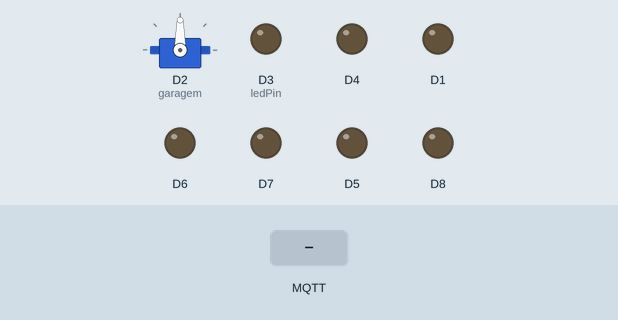
Recording of a sketch running on a simulated ESP8266 (NodeMCU). On the bench: servo, output pins drawn as LEDs (lit = HIGH). The test bench sets the inputs (shaded band). WiFi joins after 1.5 s; servers stay silent unless stated; no MQTT or app messages arrive unless stated; what the sketch prints to the serial monitor is not drawn.

Above: at 2.7 s.
2.8 s: MQTT message "q" arrives on the first subscribed topic
At 3.2 s:
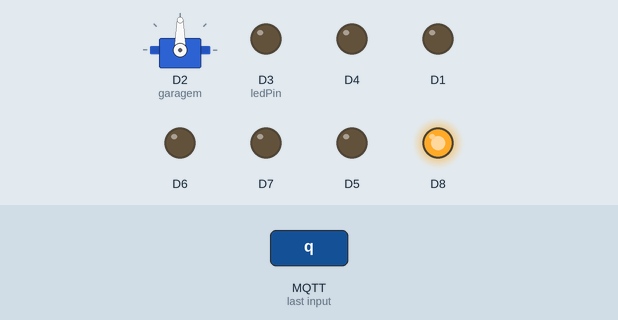
4.3 s: MQTT message "e" arrives on the first subscribed topic
At 5.5 s:
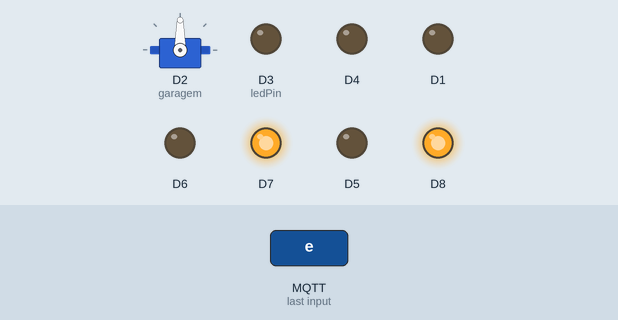
5.8 s: MQTT message "w" arrives on the first subscribed topic
At 6.7 s:
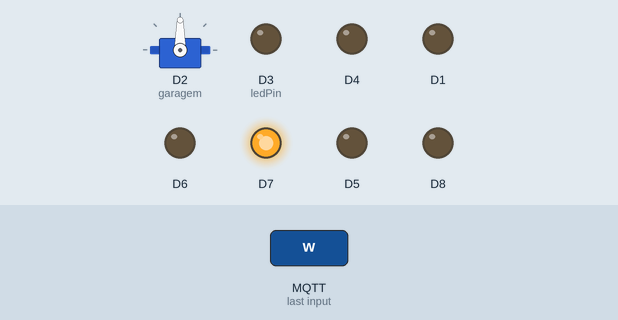
7.3 s: MQTT message "t" arrives on the first subscribed topic
At 7.8 s:
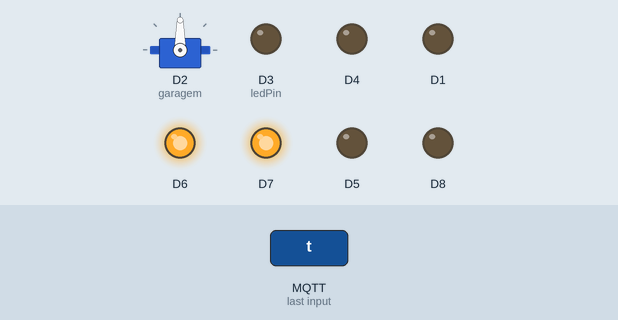
8.8 s: MQTT message "r" arrives on the first subscribed topic
At 10.0 s:
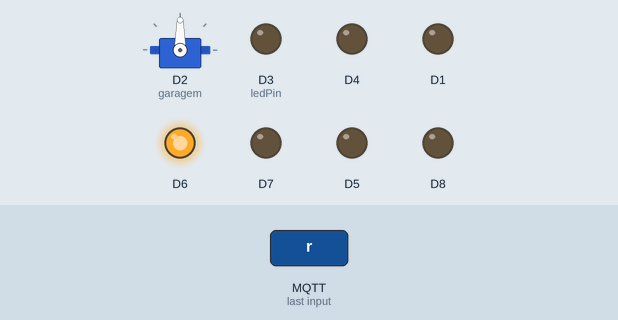
10.3 s: MQTT message "u" arrives on the first subscribed topic
At 11.4 s:
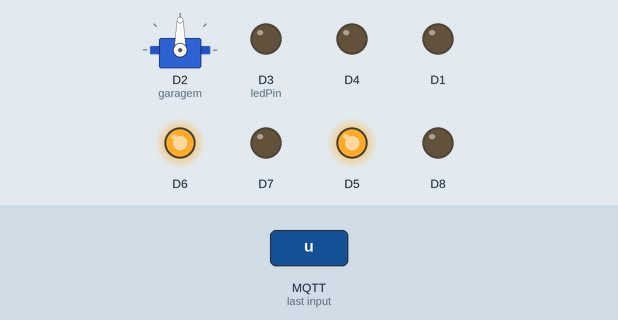
Timing chart, 0 to 12.8 s (numbered marks = the images above; inputs shaded):
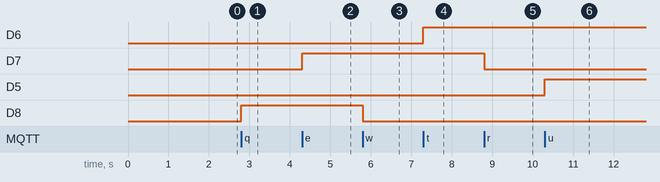

The sketch:

controlehome.ino
```cpp
// Libs
#include <ESP8266WiFi.h>
#include <PubSubClient.h>
#include <Servo.h>

// Vars
const char* SSID = "tapodi"; // rede wifi
const char* PASSWORD = "naolembro"; // senha da rede wifi

const char* BROKER_MQTT = "192.168.100.3"; // ip/host do broker
int BROKER_PORT = 1883; // porta do broker

// prototypes
void initPins();
void initSerial();
void initWiFi();
void initMQTT();

WiFiClient espClient;
PubSubClient MQTT(espClient); // instancia o mqtt


int ledPin = D3;
int ldrPin = 0;
int ldrValor = 0;
Servo garagem;


// setup
void setup() {
  initPins();
  initSerial();
  initWiFi();
  initMQTT();
}

void loop() {
  //led_ldr();
  if (!MQTT.connected()) {
    reconnectMQTT();
  }
  recconectWiFi();
  MQTT.loop();
}

// implementacao dos prototypes

void initPins() {
   pinMode(D8,OUTPUT);
   pinMode(D7,OUTPUT);
   pinMode(D6,OUTPUT);
   pinMode(D5,OUTPUT);
   pinMode(D4,OUTPUT);
   pinMode(ledPin,OUTPUT); //define a porta D3 como saída
   garagem.attach(D2);
   pinMode(D1,OUTPUT);
}

void initSerial() {
  Serial.begin(115200);
}
void initWiFi() {
  delay(10);
  Serial.println("Conectando-se em: " + String(SSID));

  WiFi.begin(SSID, PASSWORD);
  while (WiFi.status() != WL_CONNECTED) {
    delay(100);
    Serial.print(".");
  }
  Serial.println();
  Serial.print("Conectado na Rede " + String(SSID) + " | IP => ");
  Serial.println(WiFi.localIP());
}

// Funcão para se conectar ao Broker MQTT
void initMQTT() {
  MQTT.setServer(BROKER_MQTT, BROKER_PORT);
  MQTT.setCallback(mqtt_callback);
}

//Função que recebe as mensagens publicadas
void mqtt_callback(char* topic, byte* payload, unsigned int length) {

  String message;
  for (int i = 0; i < length; i++) {
    char c = (char)payload[i];
    message += c;
  }
  Serial.println("Tópico => " + String(topic) + " | Valor => " + String(message));
  ledControl(message[0]);
  motor(message[0]);
  Serial.flush();
}

void reconnectMQTT() {
  while (!MQTT.connected()) {
    Serial.println("Tentando se conectar ao Broker MQTT: " + String(BROKER_MQTT));
    if (MQTT.connect("ESP8266-ESP12-E")) {
      Serial.println("Conectado");
      MQTT.subscribe("/makete/");

    } else {
      Serial.println("Falha ao Reconectar");
      Serial.println("Tentando se reconectar em 2 segundos");
      delay(2000);
    }
  }
}

void recconectWiFi() {
  while (WiFi.status() != WL_CONNECTED) {
    delay(100);
    Serial.print(".");
  }
}


void led_ldr(){
   ldrValor = analogRead(ldrPin);
   if (ldrValor>= 800) digitalWrite(ledPin,HIGH);
   else digitalWrite(ledPin,LOW);
   Serial.println(ldrValor);
}


void ledControl(char cmd){

  switch(cmd){
    case 'q': digitalWrite(D8,HIGH);  break;
    case 'w': digitalWrite(D8,LOW);   break;

    case 'e': digitalWrite(D7,HIGH);  break;
    case 'r': digitalWrite(D7,LOW);   break;

    case 't': digitalWrite(D6,HIGH);  break;
    case 'y': digitalWrite(D6,LOW);   break;

    case 'u': digitalWrite(D5,HIGH); break;
    case 'i': digitalWrite(D5,LOW);  break;

    case 'o': digitalWrite(D4,HIGH); break;
    case 'a': digitalWrite(D4,LOW); break;

    break;
  }

}


void motor(char cmd){
  int pos = 0;
  switch(cmd){
    case 'l':
     Serial.print("Portao Aberto\n");
     for (pos = 2; pos <= 90; pos += 1) {
      garagem.write(pos);
      Serial.println(pos);
      delay(15);
     }
    break;
    case 'k':
     Serial.print("Portao Fechado\n");
     for (pos = 90; pos >= 2; pos -= 1) {
      garagem.write(pos);
      Serial.println(pos);
      delay(15);
  }
    break;
  }
}
```

Measured:
- after the input at 2.8 s, D8: LOW → HIGH at once
- after the input at 4.3 s, D7: LOW → HIGH at once
- after the input at 5.8 s, D8: HIGH → LOW at once
- after the input at 7.3 s, D6: LOW → HIGH at once
- after the input at 8.8 s, D7: HIGH → LOW at once
- after the input at 10.3 s, D5: LOW → HIGH at once
